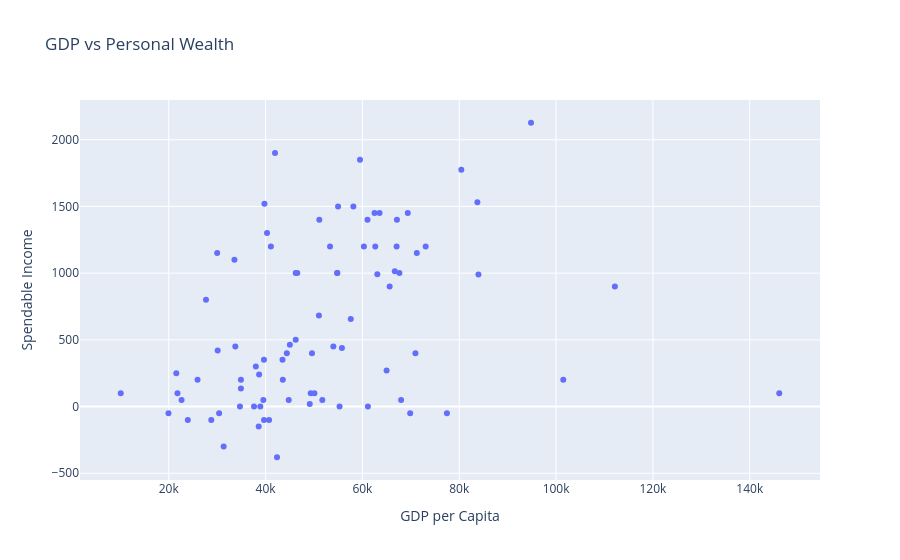

Source (notebook cell):
### Markdown cell above
We can also analyze the relatioship between ``GDP per Capita``, which should represents a wealthy country or city, and the ``Spendable Income``, a feature we created to be able to analyze personal financial freedom. Looking into this relationship can show us if living in a wealthy city actually means having a better lifestyle and more money that you can actually use freely.

### Code cell
fig4 = px.scatter(city_data, x = 'GDP per Capita', y = 'Spendable Income', title='GDP vs Personal Wealth', labels= {'GDP per Capita':'GDP per Capita', 'Spendable Income': 'Spendable Income'}, hover_name='City', hover_data= ['Country']) # creating the scatter plot as it's the most suitable to show a relationship between 2 numerical variables
fig4.show()

### Figure 1 — Plotly figure (JSON) as saved in the notebook; plotly's stock layout.template omitted (floating-point values rounded to 4 significant figures)
{"data": [{"customdata": [["Austria"], ["Austria"], ["Belgium"], ["Belgium"], ["Belgium"], ["Belgium"], ["Bulgaria"], ["Bulgaria"], ["Croatia"], ["Croatia"], ["Cyprus"], ["Cyprus"], ["Czechia"], ["Czechia"], ["Denmark"], ["Denmark"], ["Estonia"], ["Finland"], ["Finland"], ["France"], ["France"], ["France"], ["Germany"], ["Germany"], ["Germany"], ["Germany"], ["Germany"], ["Germany"], ["Germany"], ["Germany"], ["Germany"], ["Germany"], ["Greece"], ["Greece"], ["Hungary"], ["Hungary"], ["Hungary"], ["Ireland"], ["Ireland"], ["Italy"], ["Italy"], ["Italy"], ["Italy"], ["Italy"], ["Italy"], ["Latvia"], ["Luxembourg"], ["Malta"], ["Netherlands"], ["Netherlands"], ["Netherlands"], ["Netherlands"], ["Netherlands"], ["Norway"], ["Norway"], ["Norway"], ["Poland"], ["Poland"], ["Poland"], ["Portugal"], ["Portugal"], ["Portugal"], ["Portugal"], ["Romania"], ["Slovak Republic"], ["Slovenia"], ["Spain"], ["Spain"], ["Spain"], ["Spain"], ["Spain"], ["Sweden"], ["Sweden"], ["Sweden"], ["Switzerland"], ["Switzerland"], ["Switzerland"], ["Turkiye"], ["Turkiye"], ["United Kingdom"], ["United Kingdom"], ["United Kingdom"], ["United Kingdom"], ["United Kingdom"]], "hovertemplate": "<b>%{hovertext}</b><br><br>GDP per Capita=%{x}<br>Spendable Income=%{y}<br>Country=%{customdata[0]}<extra></extra>", "hovertext": ["Salzburg", "Vienna", "Antwerp", "Bruges", "Brussels", "Ghent", "Dobrich", "Sofia", "Split", "Zagreb", "Limassol", "Nicosia", "Ostrava", "Prague", "Copenhagen", "Odense", "Tallinn", "Helsinki", "Tampere", "Lyon", "Paris", "Toulouse", "Berlin", "Cologne", "Dresden", "Dusseldorf", "Frankfurt am Main", "Hamburg", "Hanover", "Leipzig", "Munich", "Stuttgart", "Athens", "Thessaloniki", "Budapest", "Debrecen", "Miskolc", "Cork", "Dublin", "Florence", "Milan", "Naples", "Rome", "Turin", "Venice", "Riga", "Luxembourg", "Malta", "Amsterdam", "Eindhoven", "Rotterdam", "The Hague", "Utrecht", "Bergen", "Oslo", "Stavanger", "Cracow", "Lodz", "Warsaw", "Braga", "Coimbra", "Lisbon", "Porto", "Giroc", "Bratislava", "Ljubljana", "Barcelona", "Madrid", "Malaga", "Seville", "Valencia", "Gothenburg", "Malmo", "Stockholm", "Basel", "Geneva", "Zurich", "Adana", "Ankara", "Edinburgh", "Glasgow", "Leeds", "Liverpool", "London"], "legendgroup": "", "marker": {"color": "#636efa", "symbol": "circle"}, "mode": "markers", "name": "", "orientation": "v", "showlegend": false, "type": "scatter", "x": [66690.0, 55770.0, 57600.0, 63080.0, 62500.0, 53310.0, 10090.0, 43560.0, 21560.0, 38660.0, 34910.0, 34910.0, 30100.0, 65000.0, 63540.0, 40300.0, 49330.0, 59500.0, 41950.0, 46230.0, 65630.0, 46230.0, 46550.0, 60310.0, 39770.0, 71240.0, 69370.0, 61060.0, 54830.0, 41100.0, 83960.0, 67640.0, 38580.0, 23940.0, 49130.0, 22650.0, 21800.0, 146100.0, 101500.0, 55280.0, 61130.0, 25950.0, 50090.0, 43500.0, 39680.0, 39540.0, 112100.0, 44780.0, 73060.0, 62660.0, 54780.0, 54980.0, 67060.0, 51100.0, 67130.0, 58140.0, 40720.0, 37620.0, 67990.0, 28780.0, 30410.0, 42360.0, 31340.0, 34710.0, 77460.0, 51730.0, 45020.0, 51020.0, 27690.0, 30000.0, 33570.0, 49590.0, 44390.0, 70950.0, 94830.0, 83750.0, 80430.0, 19940.0, 38920.0, 54000.0, 39670.0, 37990.0, 33750.0, 69860.0], "xaxis": "x", "y": [1014, 439, 656, 992, 1450, 1200, 100, 200, 250, 240, 200, 136, 420, 270, 1450, 1300, 100, 1850, 1900, 500, 900, 1000, 1000, 1200, 1520, 1150, 1450, 1400, 1000, 1200, 990, 1000, -150, -100, 20, 50, 100, 100, 200, 0, 0, 200, 100, 350, -100, 50, 900, 50, 1200, 1200, 1000, 1500, 1200, 1400, 1400, 1500, -100, 0, 50, -100, -50, -380, -300, 0, -50, 50, 464, 682, 800, 1150, 1100, 400, 400, 400, 2127, 1531, 1774, -50, 0, 450, 350, 300, 450, -50], "yaxis": "y"}], "layout": {"legend": {"tracegroupgap": 0}, "title": {"text": "GDP vs Personal Wealth"}, "xaxis": {"anchor": "y", "domain": [0, 1], "title": {"text": "GDP per Capita"}}, "yaxis": {"anchor": "x", "domain": [0, 1], "title": {"text": "Spendable Income"}}}}
